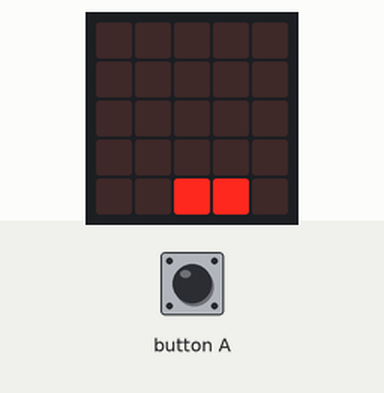
Simulated run of this program. Board: BBC micro:bit (MakeCode). On the bench: the board's 5×5 LED display. Inputs (shaded band) come from the test bench.

Above: at 1.2 s.
1.3 s: button A pressed for 0.15 s
At 2.6 s:
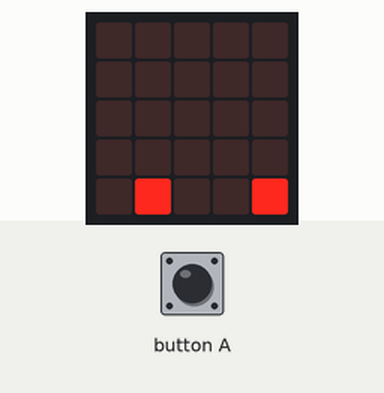
2.9 s: button A pressed for 0.15 s
At 4.0 s:
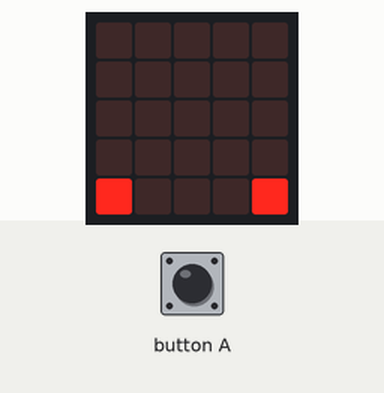
Timing chart, 0 to 5.9 s (numbered marks = the images above; inputs shaded):
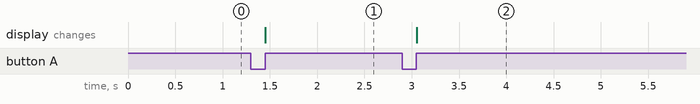

The program:

main.ts
```typescript
input.onButtonPressed(Button.A, function () {
    Paleta_1.move(-1)
    Paleta_2.move(1)
})
let Paleta_2: game.LedSprite = null
let Paleta_1: game.LedSprite = null
Paleta_1 = game.createSprite(2, 4)
Paleta_2 = game.createSprite(3, 4)
basic.forever(function () {

})
```

test.ts
```typescript
// aquí va el archivo "tests"; esto no se compilará cuando este paquete se utilice como una extensión.
```

Measured:
- after the input at 1.3 s, the display: changes after 0.15 s (image 1)
- after the input at 2.9 s, the display: changes after 0.15 s (image 2)
